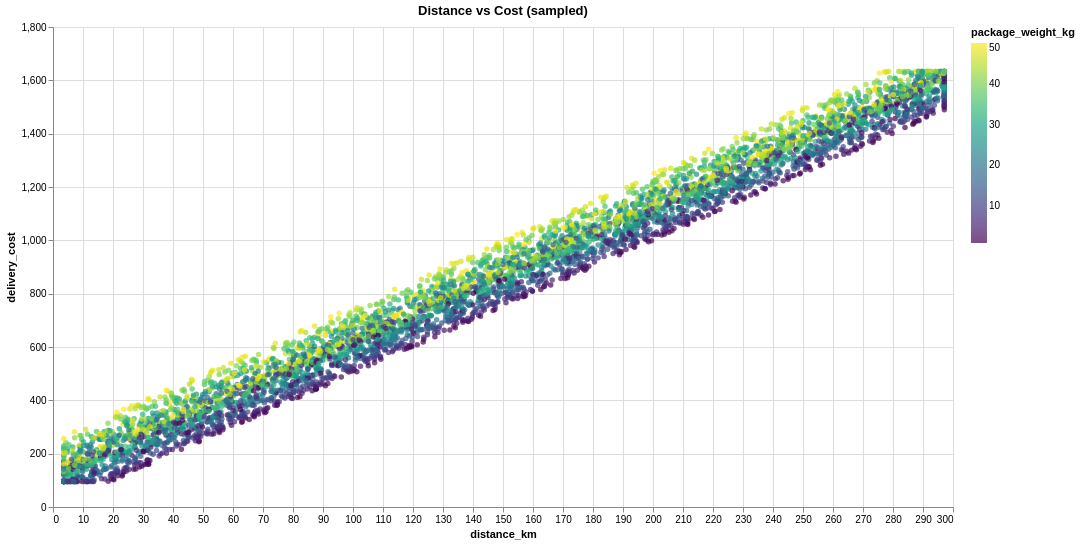

This figure's notebook cell:
### Code cell
df_sample = df.sample(n=5000, random_state=42) if len(df) > 5000 else df

chart = (
    alt.Chart(df_sample)
    .mark_circle(opacity=0.7)
    .encode(
        x='distance_km:Q',
        y='delivery_cost:Q',
        color=alt.Color('package_weight_kg:Q', scale=alt.Scale(scheme='viridis')),
        tooltip=['distance_km:Q','package_weight_kg:Q','delivery_cost:Q','delivery_partner:N']
    )
    .properties(width=900, height=480, title="Distance vs Cost (sampled)")
)

chart   # put chart as last line to display in notebook

### Figure 1 — Vega-Lite specification as saved in the notebook (floating-point values rounded to 4 significant figures; data arrays with more than 128 entries replaced by an {"elided": "..."} marker saying what was removed)
{"config": {"view": {"continuousWidth": 300, "continuousHeight": 300}}, "data": {"name": "data-a999e15a10bdf8833e21cb811a7cbe6b"}, "mark": {"type": "circle", "opacity": 0.7}, "encoding": {"color": {"field": "package_weight_kg", "scale": {"scheme": "viridis"}, "type": "quantitative"}, "tooltip": [{"field": "distance_km", "type": "quantitative"}, {"field": "package_weight_kg", "type": "quantitative"}, {"field": "delivery_cost", "type": "quantitative"}, {"field": "delivery_partner", "type": "nominal"}], "x": {"field": "distance_km", "type": "quantitative"}, "y": {"field": "delivery_cost", "type": "quantitative"}}, "height": 480, "title": "Distance vs Cost (sampled)", "width": 900, "$schema": "https://vega.github.io/schema/vega-lite/v6.1.0.json", "datasets": {"data-a999e15a10bdf8833e21cb811a7cbe6b": {"elided": "5000 records"}}}
